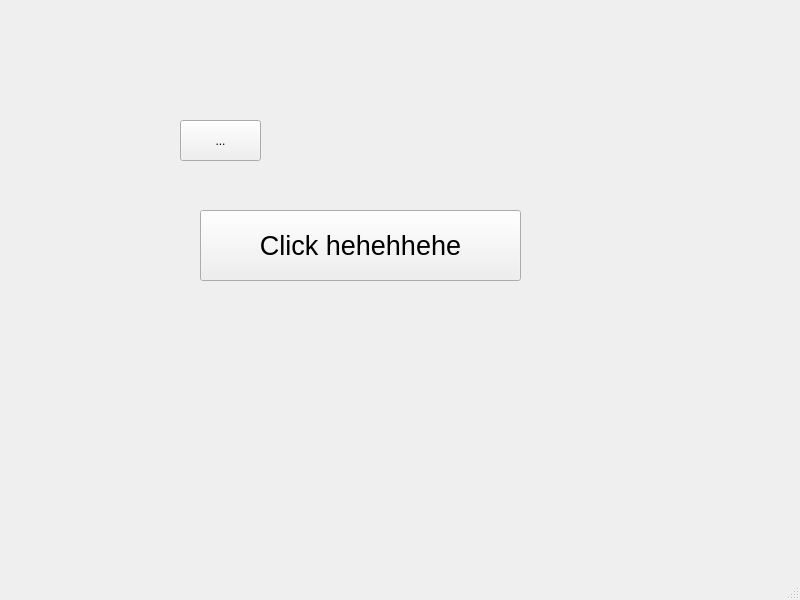
<?xml version="1.0" encoding="UTF-8"?>
<ui version="4.0">
 <class>Window2</class>
 <widget class="QMainWindow" name="Window2">
  <property name="geometry">
   <rect>
    <x>0</x>
    <y>0</y>
    <width>800</width>
    <height>600</height>
   </rect>
  </property>
  <property name="windowTitle">
   <string>MainWindow</string>
  </property>
  <widget class="QWidget" name="centralwidget">
   <widget class="QPushButton" name="pushButton">
    <property name="geometry">
     <rect>
      <x>200</x>
      <y>210</y>
      <width>321</width>
      <height>71</height>
     </rect>
    </property>
    <property name="font">
     <font>
      <pointsize>20</pointsize>
     </font>
    </property>
    <property name="text">
     <string>Click hehehhehe</string>
    </property>
    <property name="iconSize">
     <size>
      <width>16</width>
      <height>16</height>
     </size>
    </property>
   </widget>
   <widget class="QToolButton" name="toolButton">
    <property name="geometry">
     <rect>
      <x>180</x>
      <y>120</y>
      <width>81</width>
      <height>41</height>
     </rect>
    </property>
    <property name="text">
     <string>...</string>
    </property>
   </widget>
  </widget>
  <widget class="QMenuBar" name="menubar">
   <property name="geometry">
    <rect>
     <x>0</x>
     <y>0</y>
     <width>800</width>
     <height>22</height>
    </rect>
   </property>
  </widget>
  <widget class="QStatusBar" name="statusbar"/>
 </widget>
 <resources/>
 <connections/>
</ui>
